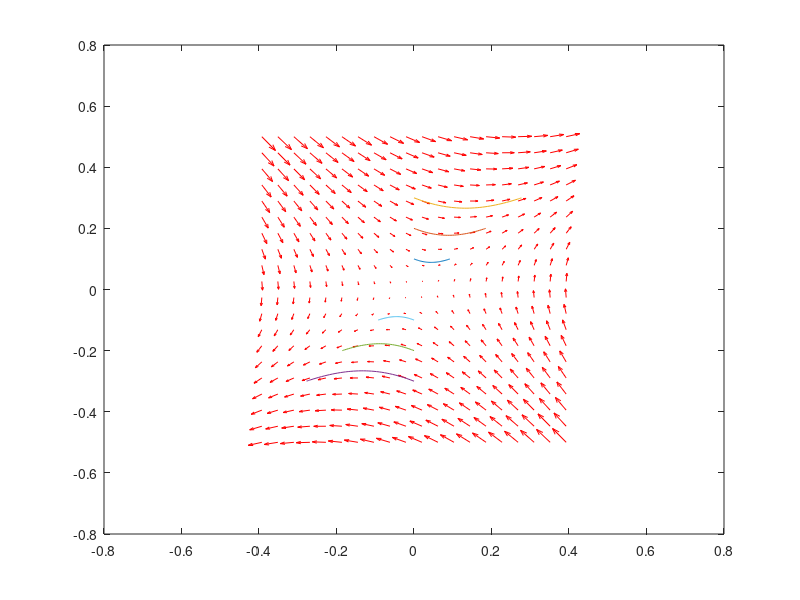

Reproduce this figure in MATLAB.
clear all; close all;

f = @(t,X)[X(2); X(1)-0.5*X(2)];

x1 = linspace(-pi/8,pi/8,20);
x2 = linspace(-0.5,0.5,20);


[x,y] = meshgrid(x1,x2);
u = zeros(size(x));
v = zeros(size(x));
t = 0;
for i = 1:numel(x)
    Xdot = f(t,[x(i);y(i)]);
    u(i) = Xdot(1);
    v(i) = Xdot(2);
end

quiver(x,y,u,v,'r');figure(gcf)

hold on

for x20 = [ -0.3 -0.2 -0.1 0 0.1 0.2 0.3]
    [ts,ys] = ode45(f,[0,1],[0;x20]);
    plot(ys(:,1),ys(:,2))
end
hold off
